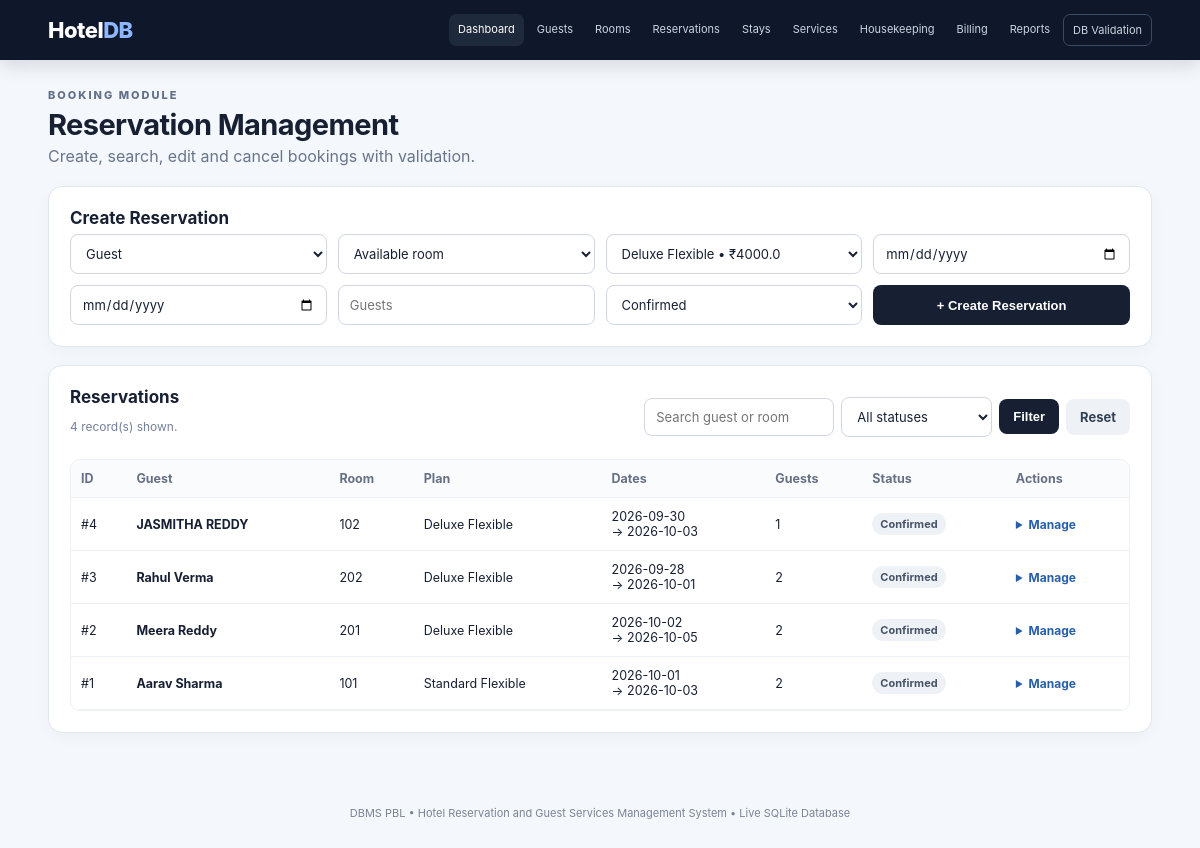
The app's page /reservations with its own data.
### tables this page shows
CREATE TABLE reservation (
    reservation_id INTEGER PRIMARY KEY AUTOINCREMENT,
    guest_id INTEGER NOT NULL,
    room_id INTEGER NOT NULL,
    rate_plan_id INTEGER NOT NULL,
    reservation_date TEXT NOT NULL DEFAULT CURRENT_DATE,
    check_in_date TEXT NOT NULL,
    check_out_date TEXT NOT NULL,
    number_of_guests INTEGER NOT NULL CHECK (number_of_guests > 0),
    status TEXT NOT NULL DEFAULT 'Confirmed'
        CHECK (status IN ('Pending','Confirmed','Cancelled','Completed')),
    FOREIGN KEY (guest_id) REFERENCES guest(guest_id),
    FOREIGN KEY (room_id) REFERENCES room(room_id),
    FOREIGN KEY (rate_plan_id) REFERENCES rate_plan(rate_plan_id),
    CHECK (date(check_out_date) > date(check_in_date))
);

CREATE TABLE room (
    room_id INTEGER PRIMARY KEY AUTOINCREMENT,
    room_number TEXT NOT NULL UNIQUE,
    room_type_id INTEGER NOT NULL,
    floor INTEGER NOT NULL CHECK (floor >= 0),
    status TEXT NOT NULL DEFAULT 'Available'
        CHECK (status IN ('Available','Occupied','Maintenance','Cleaning')),
    FOREIGN KEY (room_type_id) REFERENCES room_type(room_type_id)
);

CREATE TABLE rate_plan (
    rate_plan_id INTEGER PRIMARY KEY AUTOINCREMENT,
    plan_name TEXT NOT NULL UNIQUE,
    description TEXT,
    rate REAL NOT NULL CHECK (rate >= 0),
    cancellation_policy TEXT
);

### app.py (the view, shortened to what this page needs)
@app.route("/reservations", methods=["GET", "POST"])
def reservations():
    q = request.args.get("q", "").strip()
    status_filter = request.args.get("status", "").strip()
    sql = """SELECT rs.*, g.first_name || ' ' || g.last_name AS guest_name,
                         r.room_number, rp.plan_name
              FROM reservation rs
              JOIN guest g ON rs.guest_id=g.guest_id
              JOIN room r ON rs.room_id=r.room_id
              JOIN rate_plan rp ON rs.rate_plan_id=rp.rate_plan_id
              WHERE 1=1"""
    params = []
    if q:
        sql += " AND (g.first_name || ' ' || g.last_name LIKE ? OR r.room_number LIKE ?)"
        params += [f"%{q}%", f"%{q}%"]
    if status_filter:
        sql += " AND rs.status=?"
        params.append(status_filter)
    sql += " ORDER BY rs.reservation_id DESC"
    reservation_data = rows(sql, params)
    guest_data = rows("SELECT guest_id,first_name,last_name FROM guest ORDER BY first_name")
    room_data = rows("""SELECT r.room_id,r.room_number,rt.capacity
                  FROM room r JOIN room_type rt ON r.room_type_id=rt.room_type_id
                  WHERE r.status='Available' ORDER BY r.room_number""")
    plans = rows("SELECT * FROM rate_plan ORDER BY plan_name")
    return render_template("reservations.html", reservations=reservation_data, guests=guest_data,
                           rooms=room_data, plans=plans, q=q, status_filter=status_filter)

### app.py (called while the page is built)
def get_db():
    conn = sqlite3.connect(DB_PATH)
    conn.row_factory = sqlite3.Row
    conn.execute("PRAGMA foreign_keys = ON")
    return conn

def rows(sql, params=()):
    conn = get_db()
    result = conn.execute(sql, params).fetchall()
    conn.close()
    return result

@app.context_processor
def common():
    return {"today": date.today().isoformat()}

### app/templates/reservations.html (shortened to what this page needs)
{% extends 'base.html' %}{% block title %}Reservations{% endblock %}
{% block content %}
<div class="page-title"><div><p class="eyebrow dark">BOOKING MODULE</p><h1>Reservation Management</h1><p>Create, search, edit and cancel bookings with validation.</p></div></div>
<section class="panel form-panel"><h2>Create Reservation</h2><form method="post" class="grid-form"><select name="guest_id" required><option value="">Guest</option>{% for g in guests %}<option value="{{g.guest_id}}">{{g.first_name}} {{g.last_name}}</option>{% endfor %}</select><select name="room_id" required><option value="">Available room</option>{% for r in rooms %}<option value="{{r.room_id}}">Room {{r.room_number}} • cap {{r.capacity}}</option>{% endfor %}</select><select name="rate_plan_id" required>{% for p in plans %}<option value="{{p.rate_plan_id}}">{{p.plan_name}} • ₹{{p.rate}}</option>{% endfor %}</select><input type="date" name="check_in_date" min="{{today}}" required><input type="date" name="check_out_date" min="{{today}}" required><input type="number" name="number_of_guests" min="1" placeholder="Guests" required><select name="status"><option>Confirmed</option><option>Pending</option></select><button class="button">+ Create Reservation</button></form></section>
<section class="panel"><div class="panel-head"><div><h2>Reservations</h2><p class="muted">{{reservations|length}} record(s) shown.</p></div><form class="search" method="get"><input name="q" value="{{q}}" placeholder="Search guest or room"><select name="status"><option value="">All statuses</option>{% for s in ['Pending','Confirmed','Cancelled','Completed'] %}<option value="{{s}}" {% if status_filter==s %}selected{% endif %}>{{s}}</option>{% endfor %}</select><button class="button">Filter</button><a class="button secondary" href="/reservations">Reset</a></form></div>
<div class="table-wrap"><table><thead><tr><th>ID</th><th>Guest</th><th>Room</th><th>Plan</th><th>Dates</th><th>Guests</th><th>Status</th><th>Actions</th></tr></thead><tbody>
{% for r in reservations %}<tr><td>#{{r.reservation_id}}</td><td><strong>{{r.guest_name}}</strong></td><td>{{r.room_number}}</td><td>{{r.plan_name}}</td><td>{{r.check_in_date}}<br>→ {{r.check_out_date}}</td><td>{{r.number_of_guests}}</td><td><span class="status {{r.status|lower}}">{{r.status}}</span></td><td>{% if r.status in ['Confirmed','Pending'] %}<details class="action-menu"><summary>Manage</summary></details>{% else %}<span class="muted">Closed</span>{% endif %}</td></tr>
{% else %}<tr><td colspan="8" class="empty">No reservations found.</td></tr>{% endfor %}</tbody></table></div></section>
{% endblock %}

### app/static/style.css (style rules this page uses)
* { box-sizing:border-box }
html { scroll-behavior:smooth }
body { margin:0;font-family:Inter,Segoe UI,Arial,sans-serif;background:#f4f7fb;color:#172033 }
.eyebrow { font-size:11px;letter-spacing:2px;color:#a9bedc;font-weight:800;margin:0 }
.eyebrow.dark { color:#61708a }
.button { border:0;background:#172033;color:#fff;padding:10px 14px;border-radius:8px;cursor:pointer;text-decoration:none;font-size:13px;display:inline-block;font-weight:650;transition:.15s }
.button.secondary { background:#eef2f7;color:#334155 }
.quick-card span,.muted { color:#748097;font-size:12px }
.panel { background:#fff;border:1px solid #e2e7ef;border-radius:14px;padding:21px;margin:18px 0;box-shadow:0 4px 15px rgba(20,30,50,.035) }
.panel h2 { margin:0 0 6px;font-size:17px }
.panel-head,.section-heading { display:flex;justify-content:space-between;align-items:center;gap:15px;margin-bottom:13px }
.page-title { display:flex;justify-content:space-between;align-items:end;gap:20px;margin:5px 0 20px }
.page-title h1 { margin:5px 0 4px;font-size:29px;letter-spacing:-.6px }
.page-title p:not(.eyebrow) { margin:0;color:#69758a }
.form-panel { max-width:1150px }
.grid-form { display:grid;grid-template-columns:repeat(4,1fr);gap:11px }
input,select { width:100%;padding:10px 11px;border:1px solid #cfd7e4;border-radius:8px;background:#fff;color:#172033;font:inherit;font-size:13px }
table { border-collapse:collapse;width:100%;font-size:12.5px }
th,td { text-align:left;padding:11px 10px;border-bottom:1px solid #edf0f4;vertical-align:middle }
th { color:#667085;background:#fafbfc;font-weight:700;position:sticky;top:0 }
.table-wrap { overflow:auto;border:1px solid #edf0f4;border-radius:10px }
.status { display:inline-flex;padding:4px 8px;border-radius:999px;background:#eef2f7;color:#475467;font-size:11px;font-weight:700;white-space:nowrap }
.search { display:flex;gap:7px;align-items:center;min-width:360px }
.search input { min-width:190px }
.action-menu summary { cursor:pointer;color:#285ea8;font-weight:700;font-size:12px }

### records on screen
reservation: reservation_id "4", guest_name "JASMITHA REDDY", room_number "102", plan_name "Deluxe Flexible", check_in_date "2026-09-30", check_out_date "2026-10-03", number_of_guests "1", status "Confirmed"
reservation: reservation_id "3", guest_name "Rahul Verma", room_number "202", plan_name "Deluxe Flexible", check_in_date "2026-09-28", check_out_date "2026-10-01", number_of_guests "2", status "Confirmed"
reservation: reservation_id "2", guest_name "Meera Reddy", room_number "201", plan_name "Deluxe Flexible", check_in_date "2026-10-02", check_out_date "2026-10-05", number_of_guests "2", status "Confirmed"
reservation: reservation_id "1", guest_name "Aarav Sharma", room_number "101", plan_name "Standard Flexible", check_in_date "2026-10-01", check_out_date "2026-10-03", number_of_guests "2", status "Confirmed"

### other values on screen
{{ reservations|length }} "4"
form field rate_plan_id "Deluxe Flexible • ₹4000.0"
